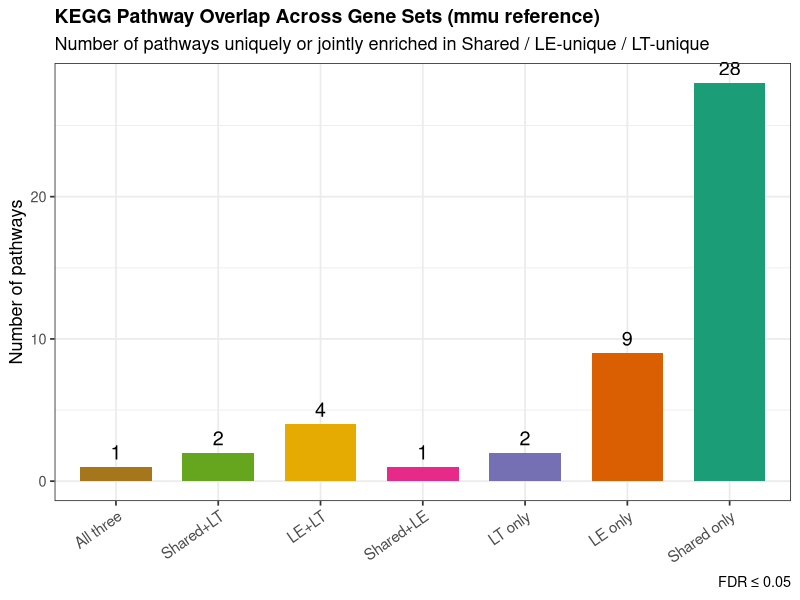
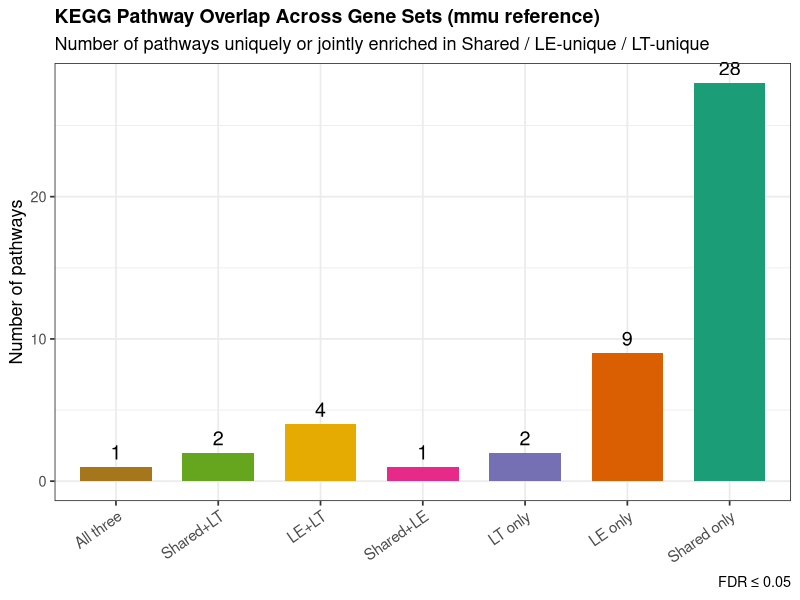
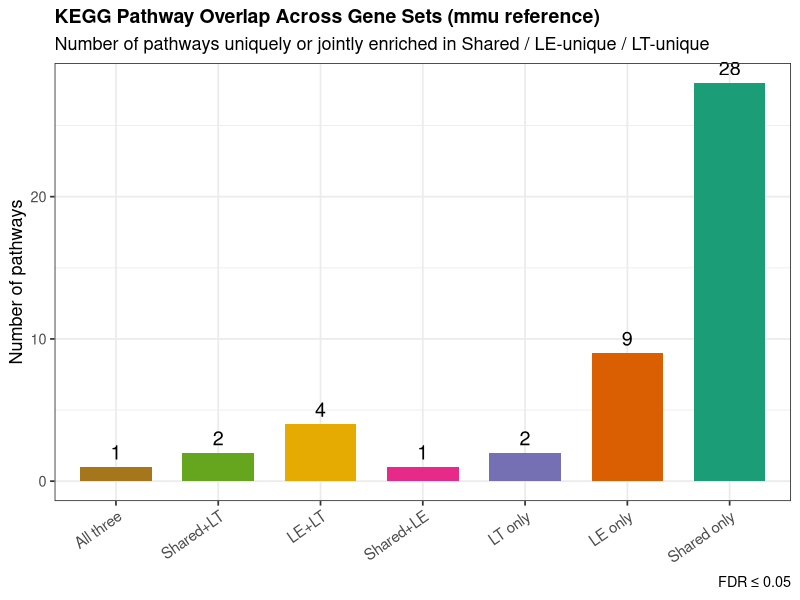

R code for these plots, in order:
# 运行这段 R 代码，生成分组条形图 PDF

library(ggplot2)
library(dplyr)

# 数据
data <- data.frame(
  Category = c("Shared only", "LE only", "LT only", 
               "Shared+LE", "Shared+LT", "LE+LT", "All three"),
  Count = c(28, 9, 2, 1, 2, 4, 1)
)

# 设置因子顺序（从多到少，或从少到多）
data$Category <- factor(data$Category, 
                        levels = c("All three", "Shared+LT", "LE+LT", "Shared+LE", 
                                   "LT only", "LE only", "Shared only"))

# 颜色
colors <- c("Shared only" = "#1B9E77", 
            "LE only" = "#D95F02", 
            "LT only" = "#7570B3",
            "Shared+LE" = "#E7298A",
            "Shared+LT" = "#66A61E", 
            "LE+LT" = "#E6AB02",
            "All three" = "#A6761D")

# 绘图
p <- ggplot(data, aes(x = Category, y = Count, fill = Category)) +
  geom_bar(stat = "identity", width = 0.7) +
  geom_text(aes(label = Count), vjust = -0.5, size = 5) +
  scale_fill_manual(values = colors) +
  labs(
    title = "KEGG Pathway Overlap Across Gene Sets (mmu reference)",
    subtitle = "Number of pathways uniquely or jointly enriched in Shared / LE-unique / LT-unique",
    x = NULL,
    y = "Number of pathways",
    caption = "FDR ≤ 0.05"
  ) +
  theme_bw(base_size = 13) +
  theme(
    axis.text.x = element_text(angle = 35, hjust = 1, size = 11),
    plot.title = element_text(face = "bold", size = 14),
    legend.position = "none"
  )

# 保存
ggsave("KEGG_pathway_overlap_barplot_presentation.pdf", p, width = 10, height = 6, dpi = 300)
ggsave("KEGG_pathway_overlap_barplot_presentation.png", p, width = 10, height = 6, dpi = 300)

print(p)
